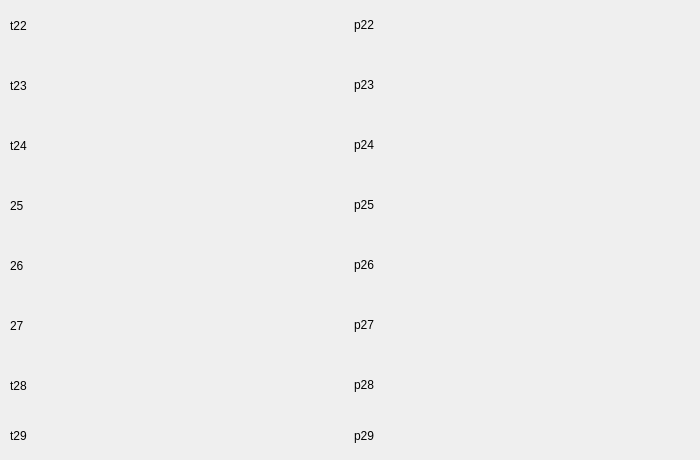
       <widget class="QWidget" name="tab">
        <attribute name="title">
         <string>سایر اطلاعات</string>
        </attribute>
        <widget class="QWidget" name="horizontalLayoutWidget_36">
         <property name="geometry">
          <rect>
           <x>10</x>
           <y>420</y>
           <width>681</width>
           <height>31</height>
          </rect>
         </property>
         <layout class="QHBoxLayout" name="hs_hl_userinfo_tp29">
          <item>
           <widget class="QLabel" name="lbl_hs_userinfo_t29">
            <property name="text">
             <string>t29</string>
            </property>
            <property name="textFormat">
             <enum>Qt::PlainText</enum>
            </property>
            <property name="wordWrap">
             <bool>true</bool>
            </property>
           </widget>
          </item>
          <item>
           <widget class="QLabel" name="lbl_hs_userinfo_p29">
            <property name="text">
             <string>p29</string>
            </property>
            <property name="textFormat">
             <enum>Qt::PlainText</enum>
            </property>
            <property name="wordWrap">
             <bool>true</bool>
            </property>
           </widget>
          </item>
         </layout>
        </widget>
        <widget class="QWidget" name="horizontalLayoutWidget_35">
         <property name="geometry">
          <rect>
           <x>10</x>
           <y>360</y>
           <width>681</width>
           <height>51</height>
          </rect>
         </property>
         <layout class="QHBoxLayout" name="hs_hl_userinfo_tp28">
          <item>
           <widget class="QLabel" name="lbl_hs_userinfo_t28">
            <property name="text">
             <string>t28</string>
            </property>
            <property name="wordWrap">
             <bool>true</bool>
            </property>
           </widget>
          </item>
          <item>
           <widget class="QLabel" name="lbl_hs_userinfo_p28">
            <property name="text">
             <string>p28</string>
            </property>
            <property name="textFormat">
             <enum>Qt::RichText</enum>
            </property>
            <property name="wordWrap">
             <bool>true</bool>
            </property>
           </widget>
          </item>
         </layout>
        </widget>
        <widget class="QWidget" name="horizontalLayoutWidget_34">
         <property name="geometry">
          <rect>
           <x>10</x>
           <y>300</y>
           <width>681</width>
           <height>51</height>
          </rect>
         </property>
         <layout class="QHBoxLayout" name="hs_hl_userinfo_tp27">
          <item>
           <widget class="QLabel" name="lbl_hs_userinfo_t27">
            <property name="text">
             <string>27</string>
            </property>
            <property name="wordWrap">
             <bool>true</bool>
            </property>
           </widget>
          </item>
          <item>
           <widget class="QLabel" name="lbl_hs_userinfo_p27">
            <property name="text">
             <string>p27</string>
            </property>
            <property name="textFormat">
             <enum>Qt::RichText</enum>
            </property>
            <property name="wordWrap">
             <bool>true</bool>
            </property>
           </widget>
          </item>
         </layout>
        </widget>
        <widget class="QWidget" name="horizontalLayoutWidget_27">
         <property name="geometry">
          <rect>
           <x>10</x>
           <y>240</y>
           <width>681</width>
           <height>51</height>
          </rect>
         </property>
         <layout class="QHBoxLayout" name="hs_hl_userinfo_tp26">
          <item>
           <widget class="QLabel" name="lbl_hs_userinfo_t26">
            <property name="text">
             <string>26</string>
            </property>
            <property name="wordWrap">
             <bool>true</bool>
            </property>
           </widget>
          </item>
          <item>
           <widget class="QLabel" name="lbl_hs_userinfo_p26">
            <property name="text">
             <string>p26</string>
            </property>
            <property name="textFormat">
             <enum>Qt::RichText</enum>
            </property>
            <property name="wordWrap">
             <bool>true</bool>
            </property>
           </widget>
          </item>
         </layout>
        </widget>
        <widget class="QWidget" name="horizontalLayoutWidget_24">
         <property name="geometry">
          <rect>
           <x>10</x>
           <y>180</y>
           <width>681</width>
           <height>51</height>
          </rect>
         </property>
         <layout class="QHBoxLayout" name="hs_hl_userinfo_tp25">
          <item>
           <widget class="QLabel" name="lbl_hs_userinfo_t25">
            <property name="text">
             <string>25</string>
            </property>
            <property name="wordWrap">
             <bool>true</bool>
            </property>
           </widget>
          </item>
          <item>
           <widget class="QLabel" name="lbl_hs_userinfo_p25">
            <property name="text">
             <string>p25</string>
            </property>
            <property name="textFormat">
             <enum>Qt::RichText</enum>
            </property>
            <property name="wordWrap">
             <bool>true</bool>
            </property>
           </widget>
          </item>
         </layout>
        </widget>
        <widget class="QWidget" name="horizontalLayoutWidget_22">
         <property name="geometry">
          <rect>
           <x>10</x>
           <y>120</y>
           <width>681</width>
           <height>51</height>
          </rect>
         </property>
         <layout class="QHBoxLayout" name="hs_hl_userinfo_tp24">
          <item>
           <widget class="QLabel" name="lbl_hs_userinfo_t24">
            <property name="text">
             <string>t24</string>
            </property>
            <property name="wordWrap">
             <bool>true</bool>
            </property>
           </widget>
          </item>
          <item>
           <widget class="QLabel" name="lbl_hs_userinfo_p24">
            <property name="text">
             <string>p24</string>
            </property>
            <property name="textFormat">
             <enum>Qt::RichText</enum>
            </property>
            <property name="wordWrap">
             <bool>true</bool>
            </property>
           </widget>
          </item>
         </layout>
        </widget>
        <widget class="QWidget" name="horizontalLayoutWidget_21">
         <property name="geometry">
          <rect>
           <x>10</x>
           <y>60</y>
           <width>681</width>
           <height>51</height>
          </rect>
         </property>
         <layout class="QHBoxLayout" name="hs_hl_userinfo_tp23">
          <item>
           <widget class="QLabel" name="lbl_hs_userinfo_t23">
            <property name="text">
             <string>t23</string>
            </property>
            <property name="wordWrap">
             <bool>true</bool>
            </property>
           </widget>
          </item>
          <item>
           <widget class="QLabel" name="lbl_hs_userinfo_p23">
            <property name="text">
             <string>p23</string>
            </property>
            <property name="textFormat">
             <enum>Qt::RichText</enum>
            </property>
            <property name="wordWrap">
             <bool>true</bool>
            </property>
           </widget>
          </item>
         </layout>
        </widget>
        <widget class="QWidget" name="horizontalLayoutWidget_23">
         <property name="geometry">
          <rect>
           <x>10</x>
           <y>0</y>
           <width>681</width>
           <height>51</height>
          </rect>
         </property>
         <layout class="QHBoxLayout" name="hs_hl_userinfo_tp22">
          <item>
           <widget class="QLabel" name="lbl_hs_userinfo_t22">
            <property name="text">
             <string>t22</string>
            </property>
            <property name="wordWrap">
             <bool>true</bool>
            </property>
           </widget>
          </item>
          <item>
           <widget class="QLabel" name="lbl_hs_userinfo_p22">
            <property name="text">
             <string>p22</string>
            </property>
            <property name="textFormat">
             <enum>Qt::RichText</enum>
            </property>
            <property name="wordWrap">
             <bool>true</bool>
            </property>
           </widget>
          </item>
         </layout>
        </widget>
       </widget>
